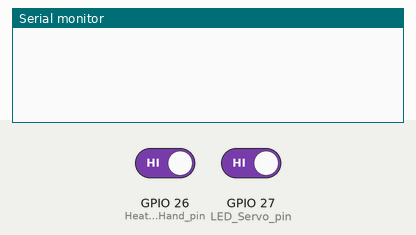
Bench run of a sketch on a simulated ESP32. Shown: the last lines printed to the serial monitor. The test bench sets the inputs (shaded band); at power-on: GPIO 26 (Heat_RiseHand_pin) HIGH, GPIO 27 (LED_Servo_pin) HIGH.

Above: at 1.2 s.
1.3 s: GPIO 26 (Heat_RiseHand_pin) driven LOW
At 1.9 s:
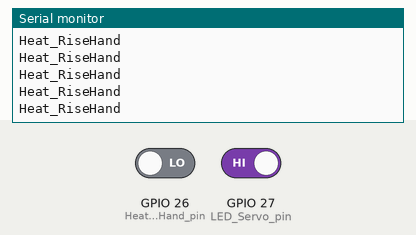
3.2 s: GPIO 27 (LED_Servo_pin) driven LOW
4.7 s: GPIO 26 (Heat_RiseHand_pin) driven HIGH
7.7 s: GPIO 26 (Heat_RiseHand_pin) driven LOW
At 8.2 s:
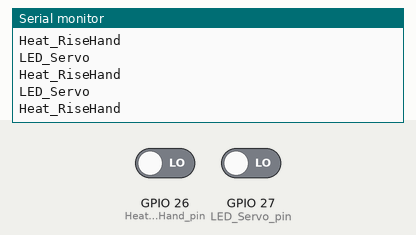
10.7 s: GPIO 27 (LED_Servo_pin) driven HIGH
13.7 s: GPIO 26 (Heat_RiseHand_pin) driven HIGH and GPIO 27 (LED_Servo_pin) driven LOW
At 14.6 s:
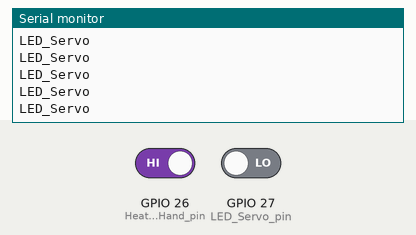

The sketch:

BTN_test.ino
```cpp
#define Heat_RiseHand_pin 26
#define LED_Servo_pin 27

void setup() {
  // put your setup code here, to run once:
  Serial.begin(9600);
  pinMode(Heat_RiseHand_pin,INPUT);
  pinMode(LED_Servo_pin,INPUT);
}

void loop() {
  // put your main code here, to run repeatedly:
  bool HR_BTN = digitalRead(Heat_RiseHand_pin);
  bool LS_BTN = digitalRead(LED_Servo_pin);
  if(!HR_BTN) {
    Serial.println("Heat_RiseHand");
  }
  if(!LS_BTN) {
    Serial.println("LED_Servo");
  }
}
```

Measured:
- after the input at 1.3 s, the serial monitor: prints a new line at once (image 1)
- after the input at 7.7 s, the serial monitor: prints a new line at once (image 2)
- after the input at 13.7 s, the serial monitor: prints a new line at once (image 3)
